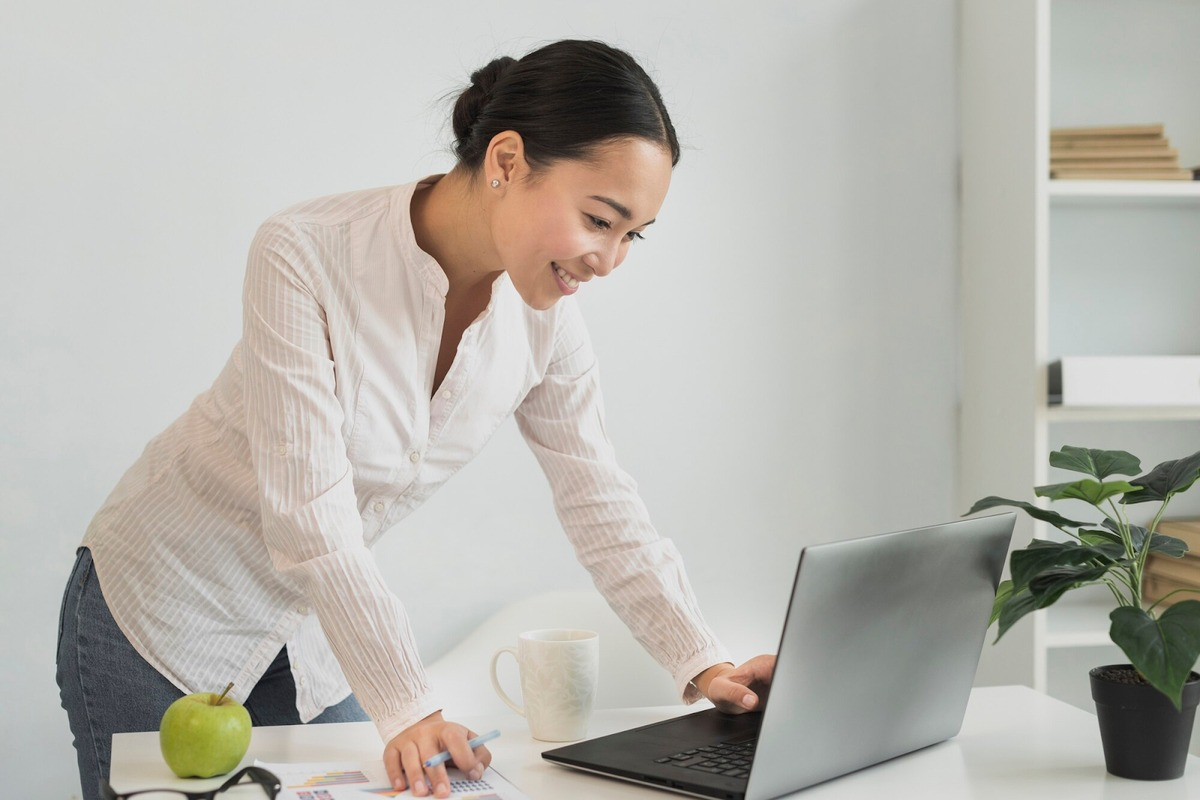
#> input picture agno/temp_images/Intel có các chính sách thưởng hiệu suất khá tốt.jpg, 1200 x 800 px
$ python -i image_processor.py   (imports and definitions only)
#> lines starting #> are read from the running program, lines starting #| are printed output that depends on the picture
"""
Image Processor Service

Downloads images from URLs, resizes them, and prepares for WordPress upload.
"""

import os
import re
import urllib.request
import unicodedata
from pathlib import Path
from typing import Dict, List, Optional, Any
from PIL import Image
from bs4 import BeautifulSoup


# Directories for image processing
RAW_IMAGES_DIR = Path("/tmp/raw_images")
RESIZED_IMAGES_DIR = Path("/tmp/resized_images")

# Ensure directories exist
# [2 lines not run here, left out]


# [73 lines left out: functions text_to_slug, extract_images_with_alt, not called in this run]


def download_images(
    image_urls: List[str],
    naming_method: str = "default",
    main_keyword: str = "",
    alt_text_words: int = 5,
    image_alt_texts: Optional[List[str]] = None
) -> Dict[str, Any]:
    """Download images from URLs to temp directory."""
    downloaded = []
    failed = []
    unnamed_counter = [0]

    for idx, url in enumerate(image_urls, 1):
        try:
            ext = '.png'
            alt_text = ""
            if image_alt_texts and idx - 1 < len(image_alt_texts):
                alt_text = image_alt_texts[idx - 1]

            # Generate filename
            if naming_method == "alt_text" and alt_text:
                slug = text_to_slug(alt_text, max_words=alt_text_words)
                if slug:
                    filename_base = slug
                else:
                    unnamed_counter[0] += 1
                    filename_base = f"unnamed-image-{unnamed_counter[0]}"
            elif naming_method == "main_keyword" and main_keyword:
                slug = text_to_slug(main_keyword)
                filename_base = f"{slug}-{idx:02d}" if slug else f"image-{idx:02d}"
            else:
                filename_base = f"image_{idx}"

            filename = f"{filename_base}{ext}"
            local_path = RAW_IMAGES_DIR / filename

            # Modify Google Docs URLs to get full resolution
            download_url = url
            if 'googleusercontent.com' in url:
                download_url = re.sub(r'=w\d+(-h\d+)?$', '=s0', url)
                download_url = re.sub(r'=s\d+$', '=s0', download_url)
                download_url = re.sub(r'=h\d+$', '=s0', download_url)
                if '=s0' not in download_url and '=' not in download_url.split('/')[-1]:
                    download_url = url + '=s0'

            urllib.request.urlretrieve(download_url, str(local_path))

            downloaded.append({
                "url": url,
                "local_path": str(local_path),
                "filename": filename
            })

        except Exception as e:
            failed.append({
                "url": url,
                "error": str(e)
            })

    return {
        "success": len(failed) == 0,
        "downloaded": downloaded,
        "failed": failed
    }


# [79 lines left out: function resize_images, not called in this run]


# [96 lines not run here, left out]

>>> import cv2
>>> picture = cv2.imread('../../../../agno/temp_images/Intel có các chính sách thưởng hiệu suất khá tốt.jpg', cv2.IMREAD_GRAYSCALE)
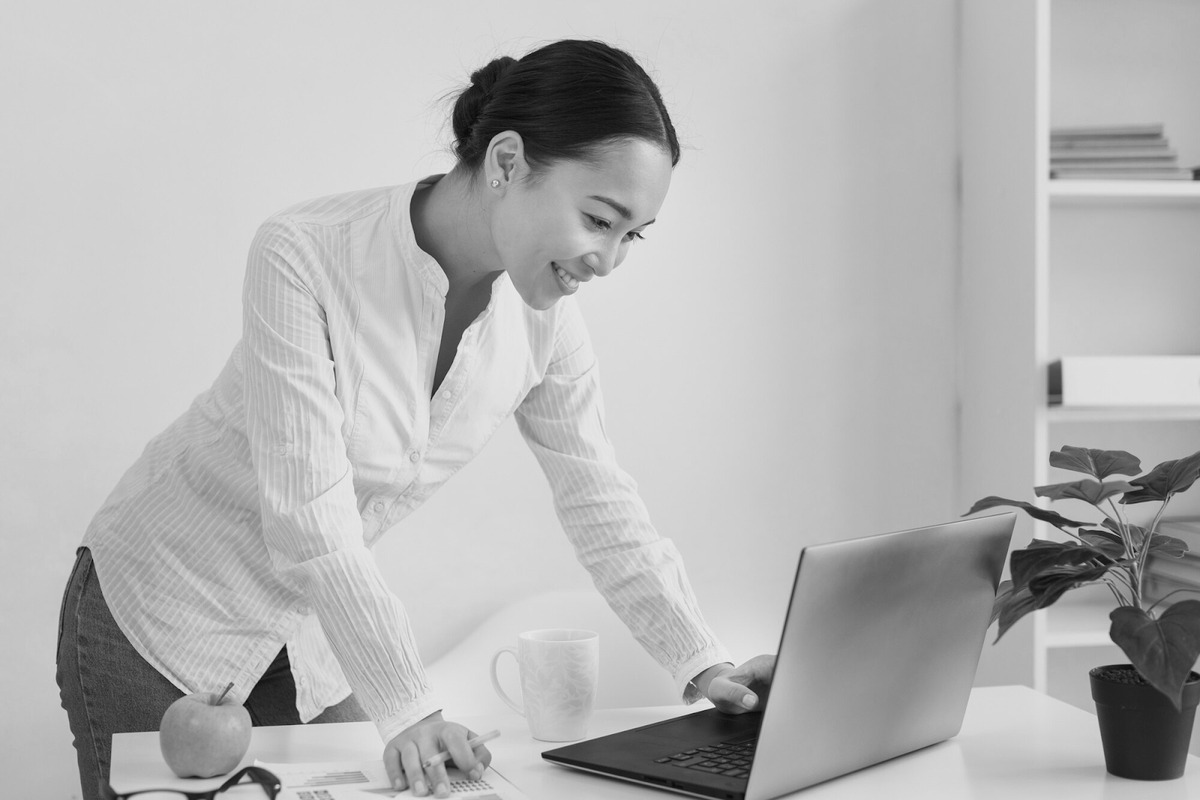
#> picture: shape (800, 1200); min 6, max 241, mean 180
>>> result = download_images(picture)
#> the loop in download_images, `for idx, url in enumerate(image_urls, 1):` made 1 pass
#> (idx, ext, alt_text, filename_base, filename) on pass 1: (1, '.png', '', 'image_1', 'image_1.png')
#> after the loop in download_images, `for idx, url in enumerate(image_urls, 1):`: downloaded = []; unnamed_counter = [0]
#> (the run stopped early here; a loop or call above may not have finished)

$ run again, on agno/temp_images/Intel có các chương trình hỗ trợ tài chính cho nhân viên.jpg
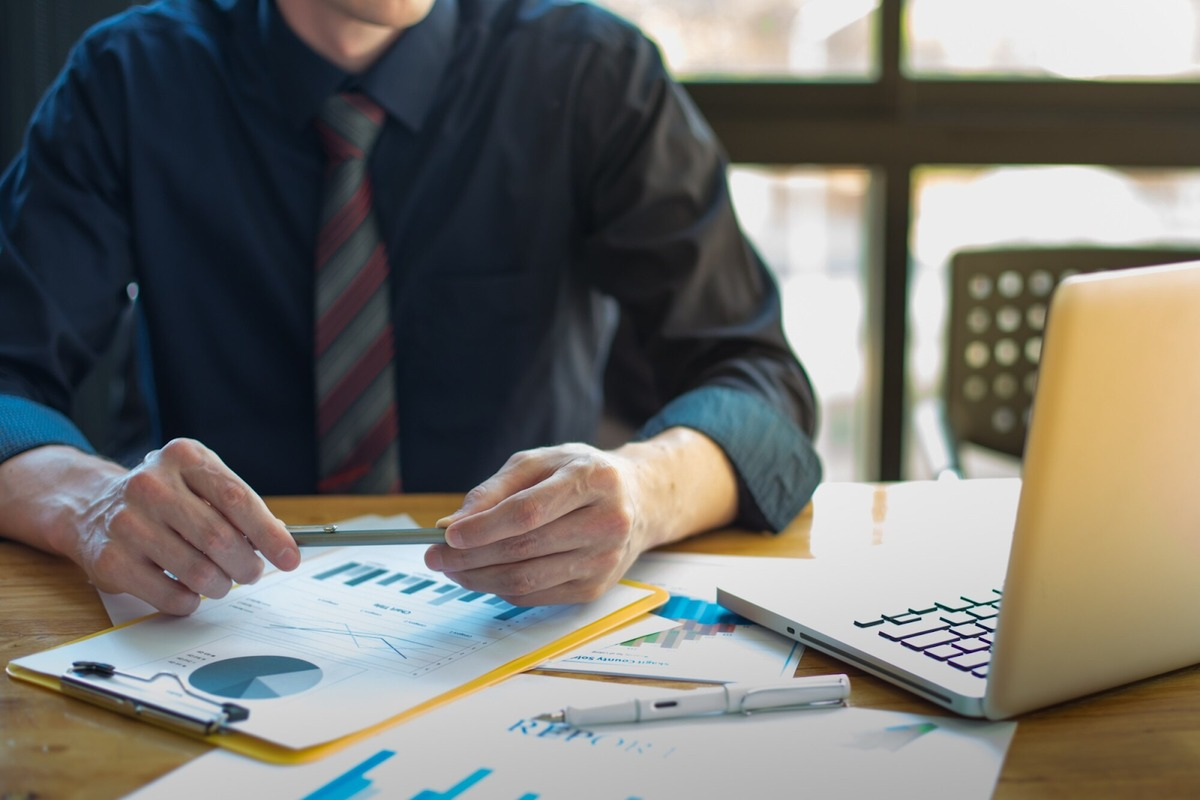
#> input picture agno/temp_images/Intel có các chương trình hỗ trợ tài chính cho nhân viên.jpg, 1200 x 800 px
#> `picture = cv2.imread('../../../../agno/temp_images/Intel có các chính ..`:
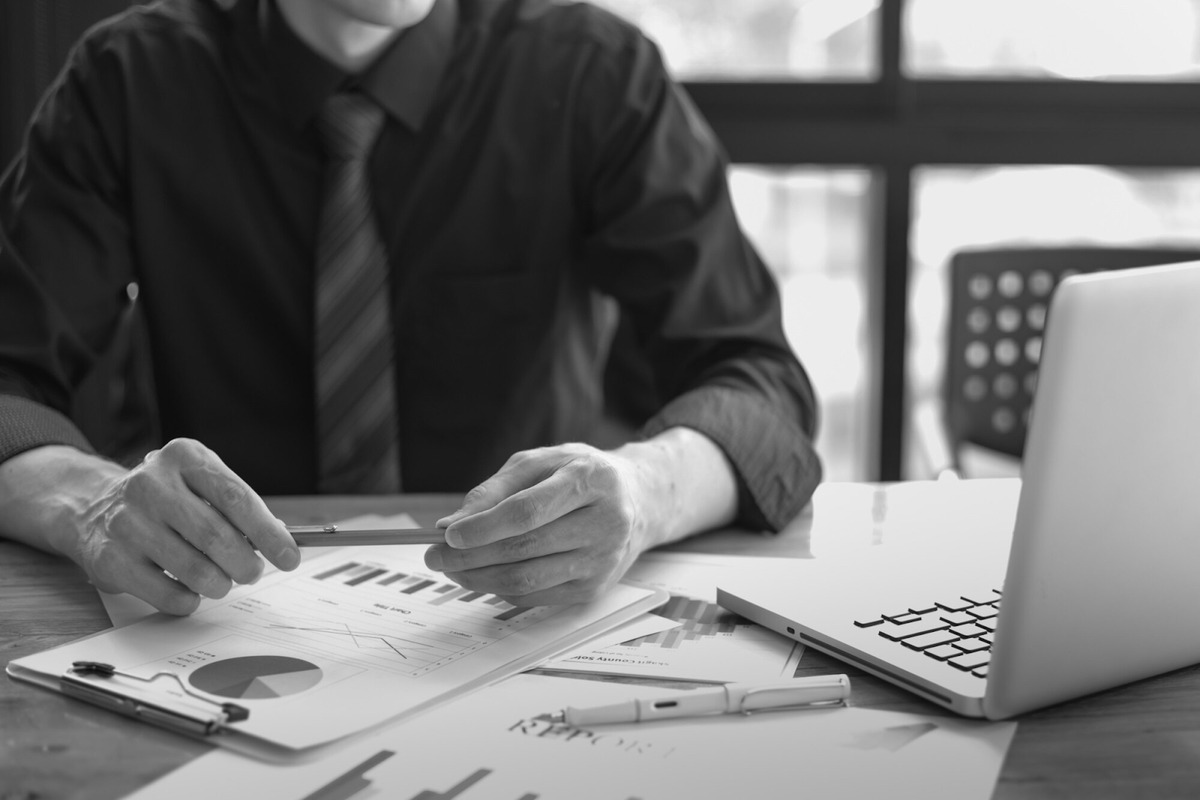
#> picture: shape (800, 1200); min 5, max 248, mean 113
#> the loop in download_images, `for idx, url in enumerate(image_urls, 1):` made 1 pass
#> (idx, ext, alt_text, filename_base, filename) on pass 1: (1, '.png', '', 'image_1', 'image_1.png')
#> after the loop in download_images, `for idx, url in enumerate(image_urls, 1):`: downloaded = []; unnamed_counter = [0]
